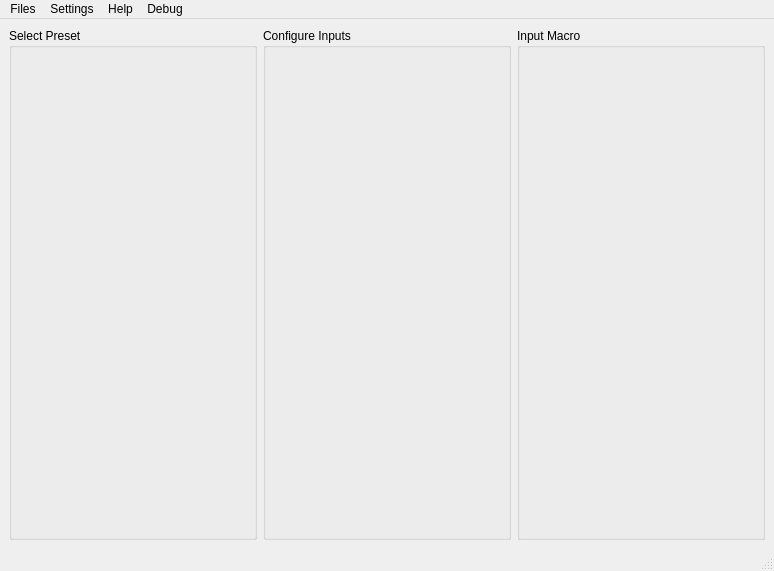
<?xml version="1.0" encoding="UTF-8"?>
<ui version="4.0">
 <class>MainWindow</class>
 <widget class="QMainWindow" name="MainWindow">
  <property name="geometry">
   <rect>
    <x>0</x>
    <y>0</y>
    <width>774</width>
    <height>571</height>
   </rect>
  </property>
  <property name="windowTitle">
   <string>MainWindow</string>
  </property>
  <widget class="QWidget" name="centralwidget">
   <property name="layoutDirection">
    <enum>Qt::LeftToRight</enum>
   </property>
   <property name="autoFillBackground">
    <bool>false</bool>
   </property>
   <layout class="QVBoxLayout" name="verticalLayout">
    <item>
     <layout class="QHBoxLayout" name="horizontalLayout" stretch="0,0,0">
      <property name="sizeConstraint">
       <enum>QLayout::SetDefaultConstraint</enum>
      </property>
      <item>
       <widget class="QGroupBox" name="groupBox_2">
        <property name="title">
         <string>Select Preset</string>
        </property>
       </widget>
      </item>
      <item>
       <widget class="QGroupBox" name="groupBox_3">
        <property name="title">
         <string>Configure Inputs</string>
        </property>
       </widget>
      </item>
      <item>
       <widget class="QGroupBox" name="groupBox">
        <property name="title">
         <string>Input Macro</string>
        </property>
       </widget>
      </item>
     </layout>
    </item>
   </layout>
  </widget>
  <widget class="QMenuBar" name="menubar">
   <property name="geometry">
    <rect>
     <x>0</x>
     <y>0</y>
     <width>774</width>
     <height>26</height>
    </rect>
   </property>
   <widget class="QMenu" name="menuFiles">
    <property name="title">
     <string>Files</string>
    </property>
    <addaction name="actionImport"/>
    <addaction name="actionExport"/>
   </widget>
   <widget class="QMenu" name="menuHelp">
    <property name="title">
     <string>Help</string>
    </property>
    <addaction name="actionAbout_OpenMacro_GUI"/>
    <addaction name="actionAbout"/>
   </widget>
   <widget class="QMenu" name="menuSettings">
    <property name="title">
     <string>Settings</string>
    </property>
   </widget>
   <widget class="DebugMenu" name="menuDebug">
    <property name="title">
     <string>Debug</string>
    </property>
    <addaction name="actionTest_Serial_Write"/>
    <addaction name="actionTest_Serial_Read"/>
   </widget>
   <addaction name="menuFiles"/>
   <addaction name="menuSettings"/>
   <addaction name="menuHelp"/>
   <addaction name="menuDebug"/>
  </widget>
  <widget class="QStatusBar" name="statusbar"/>
  <action name="actionAbout_OpenMacro_GUI">
   <property name="text">
    <string>Manual</string>
   </property>
  </action>
  <action name="actionAbout">
   <property name="text">
    <string>About</string>
   </property>
  </action>
  <action name="actionImport">
   <property name="text">
    <string>Import</string>
   </property>
  </action>
  <action name="actionExport">
   <property name="text">
    <string>Export</string>
   </property>
  </action>
  <action name="actionTest_Serial_Write">
   <property name="text">
    <string>Test Serial Write</string>
   </property>
  </action>
  <action name="actionTest_Serial_Read">
   <property name="text">
    <string>Test Serial Read</string>
   </property>
  </action>
 </widget>
 <customwidgets>
  <customwidget>
   <class>DebugMenu</class>
   <extends>QMenu</extends>
   <header>debugmenu.h</header>
   <slots>
    <slot>onTestSerialWrite()</slot>
    <slot>onTestSerialRead()</slot>
   </slots>
  </customwidget>
 </customwidgets>
 <resources/>
 <connections>
  <connection>
   <sender>actionTest_Serial_Write</sender>
   <signal>triggered()</signal>
   <receiver>menuDebug</receiver>
   <slot>onTestSerialWrite()</slot>
   <hints>
    <hint type="sourcelabel">
     <x>-1</x>
     <y>-1</y>
    </hint>
    <hint type="destinationlabel">
     <x>84</x>
     <y>50</y>
    </hint>
   </hints>
  </connection>
  <connection>
   <sender>actionTest_Serial_Read</sender>
   <signal>triggered()</signal>
   <receiver>menuDebug</receiver>
   <slot>onTestSerialRead()</slot>
   <hints>
    <hint type="sourcelabel">
     <x>-1</x>
     <y>-1</y>
    </hint>
    <hint type="destinationlabel">
     <x>84</x>
     <y>50</y>
    </hint>
   </hints>
  </connection>
 </connections>
 <slots>
  <slot>Test()</slot>
 </slots>
</ui>
